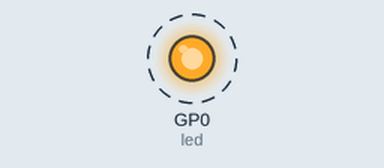
A program run on a simulated Raspberry Pi Pico running MicroPython. Shown: output pins drawn as LEDs (lit = HIGH). Dashed ring = blinking.

Above: at 0.5 s.
Timing chart, 0 to 4.6 s (numbered marks = the images above):
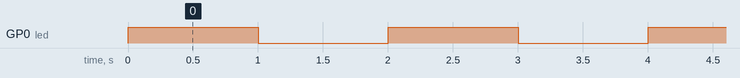

Measured:
- by itself, GP0 (led): alternates HIGH for 1.0 s and LOW for 1.0 s

The program:

blink_led.py
```python
from machine import Pin
import utime

#pin 0 is the GPIO 0 (GP0)
led = Pin(0, Pin.OUT)

#this is the run loop
while True:
    #toggle is the built in logic
    led.toggle()
    #wait for one second
    utime.sleep(1)
    
```
